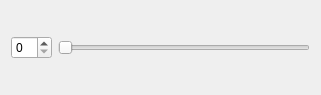
<?xml version="1.0" encoding="UTF-8"?>
<ui version="4.0">
 <class>MyWidget</class>
 <widget class="QWidget" name="MyWidget">
  <property name="geometry">
   <rect>
    <x>0</x>
    <y>0</y>
    <width>321</width>
    <height>95</height>
   </rect>
  </property>
  <property name="windowTitle">
   <string>MyWidget</string>
  </property>
  <layout class="QHBoxLayout" name="horizontalLayout">
   <item>
    <widget class="QSpinBox" name="spinBox"/>
   </item>
   <item>
    <widget class="QSlider" name="horizontalSlider">
     <property name="orientation">
      <enum>Qt::Horizontal</enum>
     </property>
    </widget>
   </item>
  </layout>
 </widget>
 <layoutdefault spacing="6" margin="11"/>
 <resources/>
 <connections/>
</ui>
